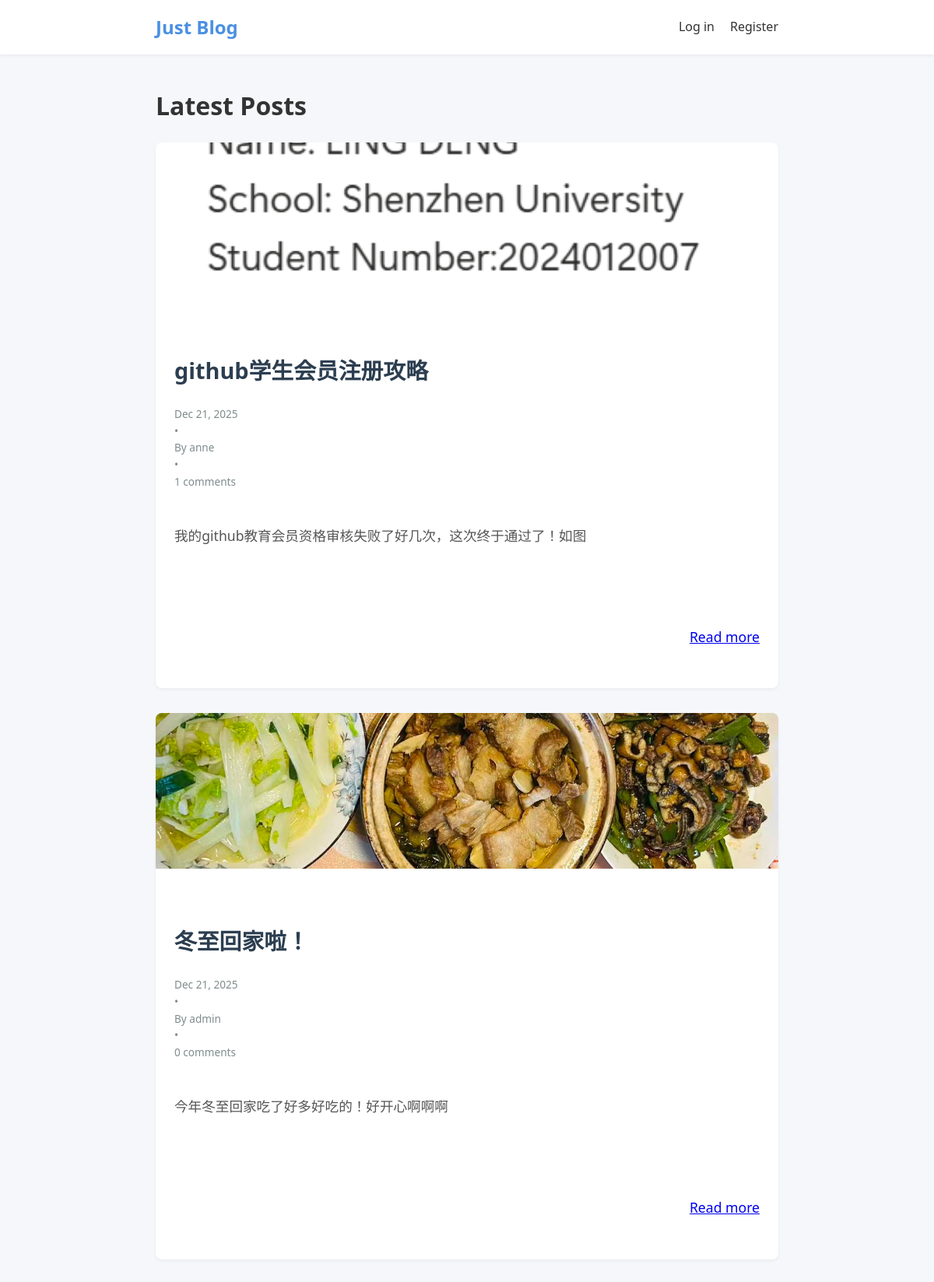
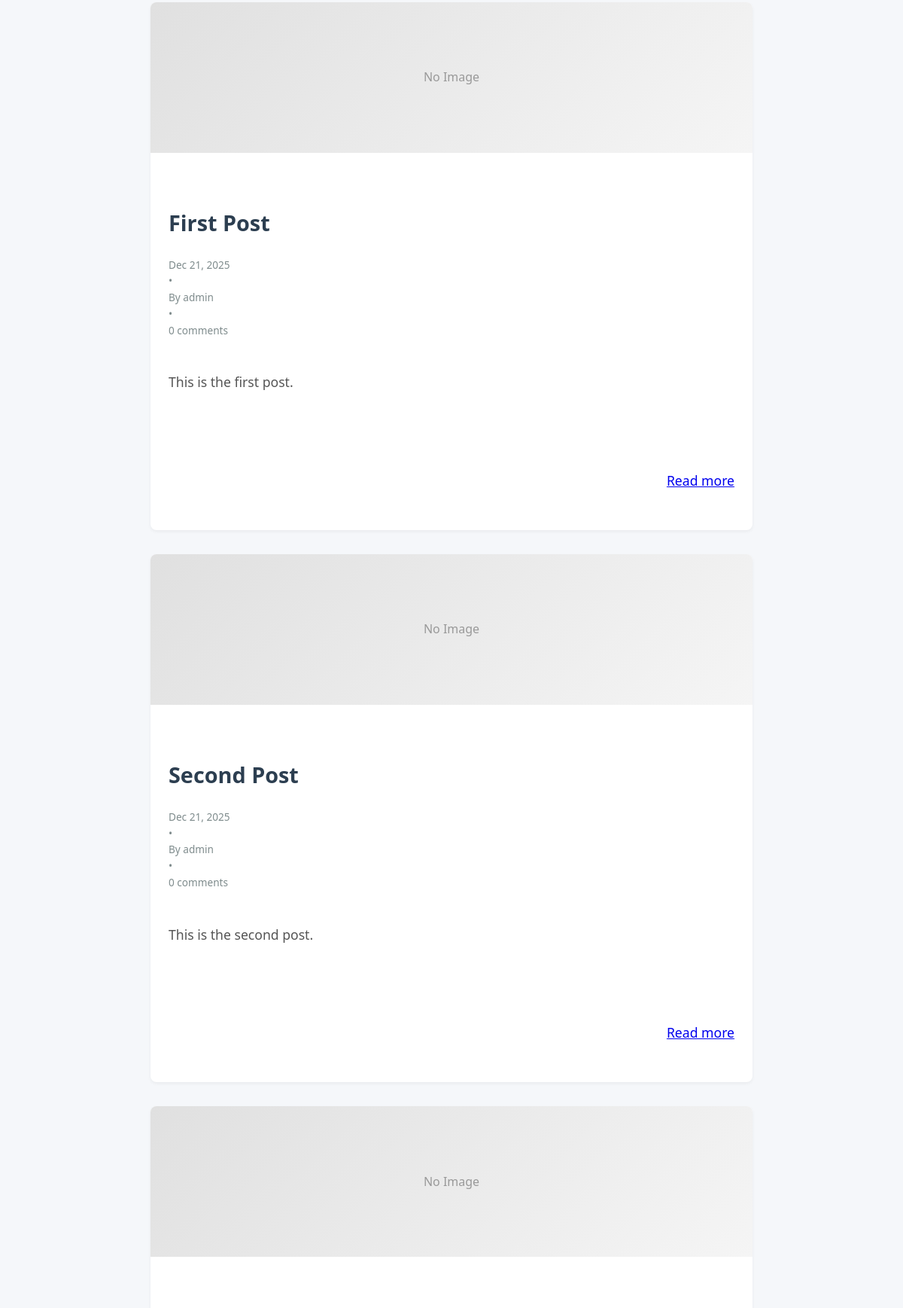
The page / (upper part) on the database its author committed (2 pictures, top to bottom).
### blogs/models.py (models this page shows, shortened)
class BlogPost(models.Model):
    title = models.CharField(max_length=200)
    text = models.TextField()
    image = models.ImageField(upload_to='blog_images/', blank=True, null=True)
    date_added = models.DateTimeField(auto_now_add=True)
    owner = models.ForeignKey(User, on_delete=models.CASCADE)

### blogs/views.py (the view)
# urls.py: path('', views.index, name='index'),
def index(request):
    posts = BlogPost.objects.order_by('-date_added')
    context = {'posts': posts}
    return render(request, 'blogs/index.html', context)

### blogs/templates/blogs/index.html (shortened to what this page needs)
{% extends "blogs/base.html" %}
{% block content %}
<div class="header-actions">
    <h1>Latest Posts</h1>
</div>
<div class="post-grid">
    {% for post in posts %}
        <article class="post-card">
            {% if post.image %}
                <img src="{{ post.image.url }}" alt="{{ post.title }}" class="post-cover-img">
            {% else %}
                <div class="post-cover-img" style="background: linear-gradient(135deg, #e0e0e0 0%, #f5f5f5 100%); display: flex; align-items: center; justify-content: center; color: #999;">
                    No Image
                </div>
            {% endif %}
            <div class="post-content">
                <h2 class="post-title">
                    <a href="{% url 'blogs:post_detail' post.id %}">{{ post.title }}</a>
                </h2>
                <div class="post-meta">
                    <span>{{ post.date_added|date:'M d, Y' }}</span>
                    &bull;
                    <span>By {{ post.owner.username }}</span>
                    &bull;
                    <span>{{ post.comments.count }} comments</span>
                </div>
                <div class="post-excerpt">
                    {{ post.text|truncatewords:20 }}
                </div>
                <div class="post-actions">
                    <a href="{% url 'blogs:post_detail' post.id %}" class="read-more">Read more</a>
                </div>
            </div>
        </article>
    {% endfor %}
</div>
{% endblock content %}

### blogs/templates/blogs/base.html (shortened to what this page needs)
{% load static %}
<!DOCTYPE html>
<html lang="en">
<head>
    <link rel="stylesheet" href="{% static 'blogs/style.css' %}">
</head>
<body>
    <header>
        <nav>
            <a href="{% url 'blogs:index' %}" class="logo">Just Blog</a>
            <div class="nav-links">
                {% if user.is_authenticated %}
                    <span>Hello, {{ user.username }}</span>
                    <a href="{% url 'blogs:new_post' %}">New Post</a>
                    <form action="{% url 'logout' %}" method="post" style="display:inline;">
                        {% csrf_token %}
                        <button type="submit" class="btn-logout">Log out</button>
                    </form>
                {% else %}
                    <a href="{% url 'login' %}">Log in</a>
                    <a href="{% url 'blogs:register' %}">Register</a>
                {% endif %}
            </div>
        </nav>
    </header>
    <main>
        {% block content %}{% endblock content %}
    </main>
</body>
</html>

### blogs/static/blogs/style.css (style rules this page uses)
:root { --primary-color: #4a90e2; --secondary-color: #f5f7fa; --text-color: #333; --light-text: #666; --white: #ffffff; --shadow: 0 4px 6px rgba(0, 0, 0, 0.1); --radius: 8px; --transition: all 0.3s ease; }
body { font-family: 'Segoe UI', Tahoma, Geneva, Verdana, sans-serif; background-color: var(--secondary-color); color: var(--text-color); margin: 0; padding: 0; line-height: 1.6; }
header { background-color: var(--white); box-shadow: 0 2px 4px rgba(0,0,0,0.05); padding: 1rem 0; position: sticky; top: 0; z-index: 1000; }
nav { max-width: 800px; margin: 0 auto; padding: 0 20px; display: flex; justify-content: space-between; align-items: center; }
.logo { font-size: 1.5rem; font-weight: bold; color: var(--primary-color); text-decoration: none; }
.nav-links { display: flex; align-items: center; gap: 20px; }
.nav-links a { text-decoration: none; color: var(--text-color); font-weight: 500; transition: var(--transition); }
main { max-width: 800px; margin: 40px auto; padding: 0 20px; }
.post-card { background-color: var(--white); border-radius: var(--radius); padding: 30px; margin-bottom: 30px; box-shadow: var(--shadow); transition: var(--transition); border-left: 4px solid transparent; }
.post-title { margin: 0; font-size: 1.8rem; color: #2c3e50; }
.post-title a { color: #2c3e50; text-decoration: none; }
.post-meta { font-size: 0.85rem; color: #7f8c8d; margin-bottom: 1rem; }
.post-content { font-size: 1.1rem; color: #444; white-space: pre-line; padding: 1.5rem; flex-grow: 1; display: flex; flex-direction: column; }
.post-excerpt { color: #555; line-height: 1.6; margin-bottom: 1.5rem; flex-grow: 1; }
.post-actions { margin-top: 20px; text-align: right; }
.post-grid { display: grid; grid-template-columns: repeat(auto-fill, minmax(400px, 1fr)); gap: 2rem; }
.post-card { background: white; border-radius: 8px; box-shadow: 0 2px 4px rgba(0,0,0,0.05); padding: 0; transition: transform 0.2s, box-shadow 0.2s; border-left: none; overflow: hidden; display: flex; flex-direction: column; height: 100%; }
.post-cover-img { width: 100%; height: 200px; object-fit: cover; background-color: #eee; }

### rows shown on the page
BlogPost: image (picture), title "github学生会员注册攻略", date_added "Dec 21, 2025", owner.username "anne", comments.count "1", text "我的github教育会员资格审核失败了好几次，这次终于通过了！如图"
BlogPost: image (picture), title "冬至回家啦！", date_added "Dec 21, 2025", owner.username "admin", comments.count "0", text "今年冬至回家吃了好多好吃的！好开心啊啊啊"
BlogPost: shows "No Image", title "First Post", date_added "Dec 21, 2025", owner.username "admin", comments.count "0", text "This is the first post."
BlogPost: shows "No Image", title "Second Post", date_added "Dec 21, 2025", owner.username "admin", comments.count "0", text "This is the second post."
BlogPost: shows "No Image"
